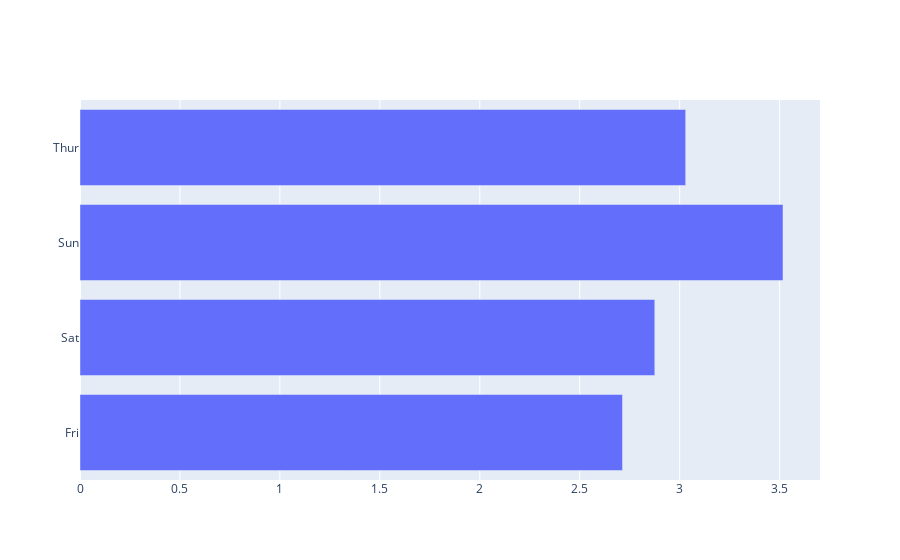

Notebook source saved alongside this figure:
### Markdown cell above
## Horizontal Bar Charts 水平柱状图
### 图表简介
[水平柱状图](https://plotly.com/python/horizontal-bar-charts/) 图表的元类选择为Bar，重点在于orientation属性，用来选择

### 图表配置
> 水平 bar 和普通的 bar 具有平移性，参考前文

`go.Scatter()`参数

图表方向 orientation
- orientation='h' 表示水平图表

### 实例

水平条形图适合横向的沿伸

### TODO

官网那个案例的颜色调的不错

### Code cell
fig = go.Figure(go.Bar(
    y=smoke.index,
    x=smoke['tip'],
    orientation='h'))

fig.show()

### Figure 1 — Plotly figure (JSON) as saved in the notebook; plotly's stock layout.template omitted (floating-point values rounded to 4 significant figures)
{"data": [{"orientation": "h", "type": "bar", "x": [2.714, 2.875, 3.517, 3.03], "y": ["Fri", "Sat", "Sun", "Thur"]}], "layout": {}}
